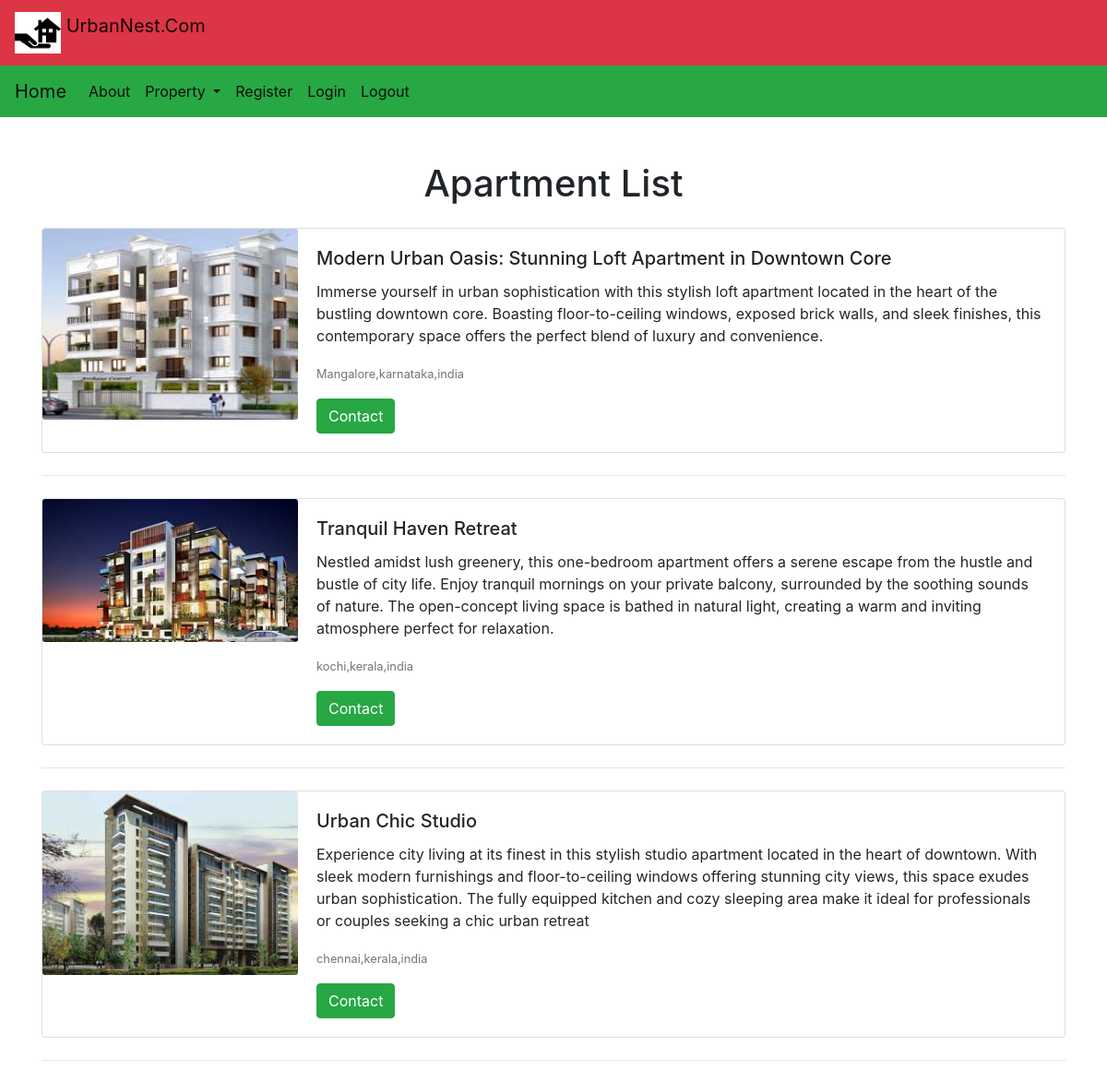
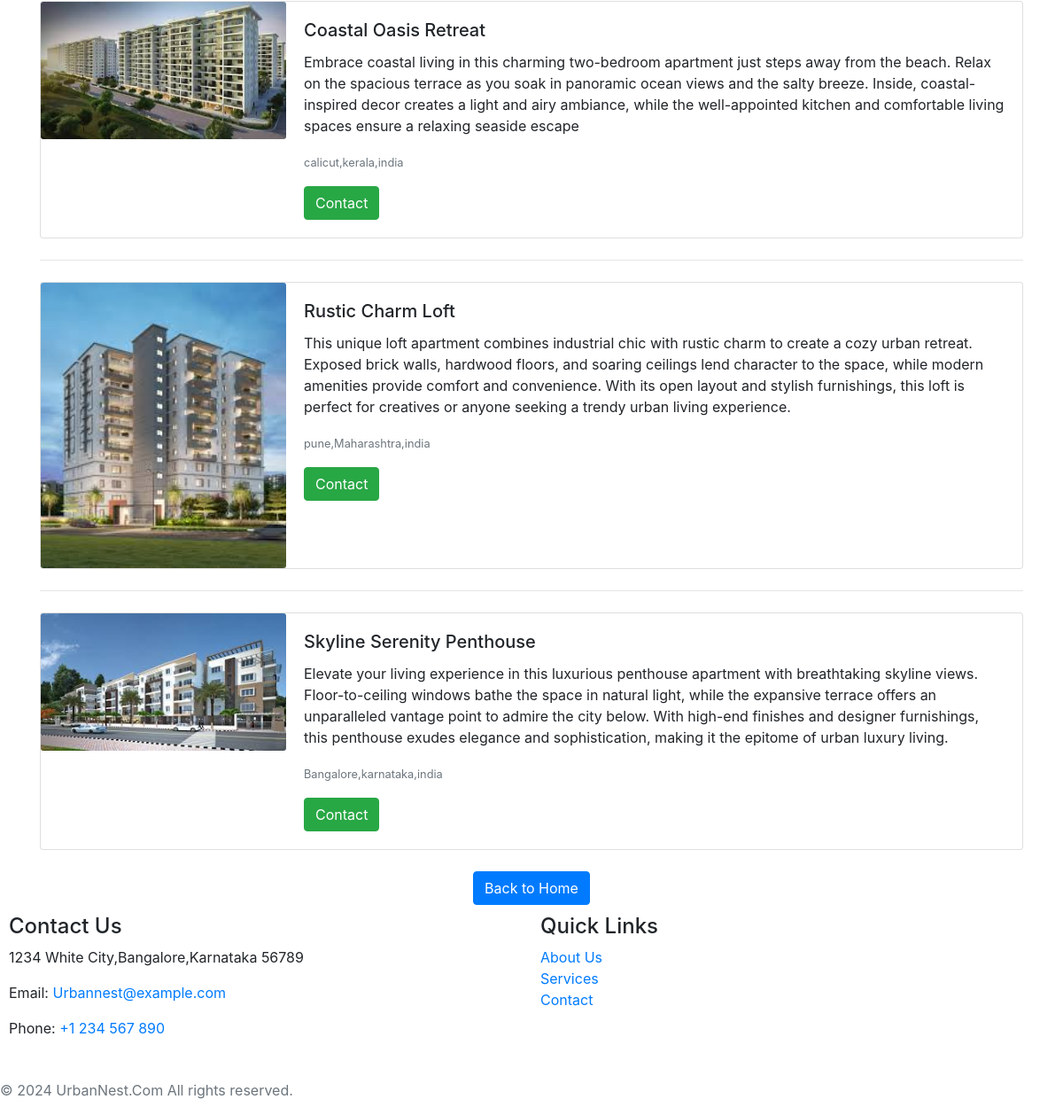
The app's page /apartment/ with its own data (2 pictures, top to bottom).
### listings/models.py (models this page shows, shortened)
class Property(models.Model):
    title = models.CharField(max_length=200)
    description = models.TextField()
    price = models.DecimalField(max_digits=10, decimal_places=2)
    location = models.ForeignKey(Location, on_delete=models.CASCADE)
    property_type = models.ForeignKey(PropertyType, on_delete=models.CASCADE)
    image = models.ImageField(upload_to='properties')

class Location(models.Model):
    city = models.CharField(max_length=100)
    State = models.CharField(max_length=100)
    country = models.CharField(max_length=100)
    def __str__(self):
        return f"{self.city},{self.State},{self.country}"

### listings/views.py (the view)
# urls.py: path('apartment/',views.apartment_list,name='apartment_list'),
def apartment_list(request):
    apartments = Property.objects.filter(property_type__name='Apartment')
    return render(request, 'apartment_list.html', {'apartments': apartments})

### templates/apartment_list.html
{% extends 'base.html' %}
{% block content %}
<div class="container mt-5">
    <h1 class="mb-4 text-center">Apartment List</h1>
    {% for apartment in apartments %}
    <div class="card mb-4">
        <div class="row no-gutters">
            <div class="col-md-3">
                <img src="{{ apartment.image.url }}" class="card-img" alt="{{ apartment.title }}">
            </div>
            <div class="col-md-9">
                <div class="card-body">
                    <h5 class="card-title">{{ apartment.title }}</h5>
                    <p class="card-text">{{ apartment.description }}</p>
                    <p class="card-text"><small class="text-muted">{{ apartment.location }}</small></p>
                     <a href="{% url 'contacts' %}" class="btn btn-success">Contact</a>
                </div>
            </div>
        </div>
    </div>
    {% if not forloop.last %}
    <hr class="my-4">
    {% endif %}
    {% endfor %}
    <div class="text-center mt-4">
        <a href="{% url 'home' %}" class="btn btn-primary">Back to Home</a>
    </div>
</div>
{% endblock %}

### records on screen
Property: image (picture), title "Modern Urban Oasis: Stunning Loft Apartment in Downtown Core", description "Immerse yourself in urban sophistication with this stylish loft apartment located in the heart of the bustling downtown core. Boasting floor-to-ceiling windows, exposed brick walls, and sleek finishes, this contemporary space offers the perfect blend of luxury and convenience.", location "Mangalore,karnataka,india"
Property: image (picture), title "Tranquil Haven Retreat", description "Nestled amidst lush greenery, this one-bedroom apartment offers a serene escape from the hustle and bustle of city life. Enjoy tranquil mornings on your private balcony, surrounded by the soothing sounds of nature. The open-concept living space is bathed in natural light, creating a warm and inviting atmosphere perfect for relaxation.", location "kochi,kerala,india"
Property: image (picture), title "Urban Chic Studio", description "Experience city living at its finest in this stylish studio apartment located in the heart of downtown. With sleek modern furnishings and floor-to-ceiling windows offering stunning city views, this space exudes urban sophistication. The fully equipped kitchen and cozy sleeping area make it ideal for professionals or couples seeking a chic urban retreat", location "chennai,kerala,india"
Property: image (picture), title "Coastal Oasis Retreat", description "Embrace coastal living in this charming two-bedroom apartment just steps away from the beach. Relax on the spacious terrace as you soak in panoramic ocean views and the salty breeze. Inside, coastal-inspired decor creates a light and airy ambiance, while the well-appointed kitchen and comfortable living spaces ensure a relaxing seaside escape", location "calicut,kerala,india"
Property: image (picture), title "Rustic Charm Loft", description "This unique loft apartment combines industrial chic with rustic charm to create a cozy urban retreat. Exposed brick walls, hardwood floors, and soaring ceilings lend character to the space, while modern amenities provide comfort and convenience. With its open layout and stylish furnishings, this loft is perfect for creatives or anyone seeking a trendy urban living experience.", location "pune,Maharashtra,india"
Property: image (picture), title "Skyline Serenity Penthouse", description "Elevate your living experience in this luxurious penthouse apartment with breathtaking skyline views. Floor-to-ceiling windows bathe the space in natural light, while the expansive terrace offers an unparalleled vantage point to admire the city below. With high-end finishes and designer furnishings, this penthouse exudes elegance and sophistication, making it the epitome of urban luxury living.", location "Bangalore,karnataka,india"
